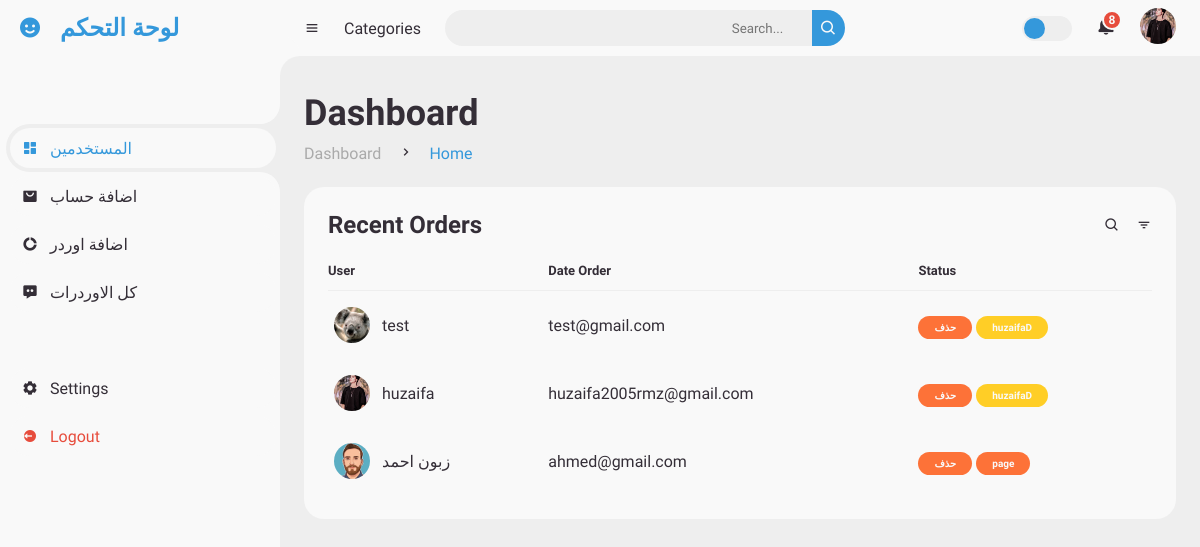
Screenshot of /controle/col.php (signed in) with the database file from the repository.
### tables this page shows
CREATE TABLE `user_form` (
  `id` int(100) NOT NULL,
  `name` varchar(100) NOT NULL,
  `email` varchar(100) NOT NULL,
  `password` varchar(100) NOT NULL,
  `image` varchar(100) NOT NULL,
  `usertype` varchar(255) NOT NULL
);

### controle/col.php (the view, shortened to what this page needs)
<?php
include '../login/config.php';
$user_id = $_SESSION['user_id'];
?>
								   <?php
							        $sqlimg = "SELECT * FROM `user_form` WHERE id = '$user_id'";
							        $resultimg = mysqli_query($conn, $sqlimg);
							         $img = mysqli_fetch_assoc($resultimg);
       								 ?>
<!DOCTYPE html>
<html lang="en">
<head>
	<link href='https://unpkg.com/boxicons@2.0.9/css/boxicons.min.css' rel='stylesheet'>
	<link rel="stylesheet" href="html/style.css?v=<?php echo time(); ?>">
</head>
<body>
	<section id="sidebar">
		<a href="col.php" class="brand">
			<i class='bx bxs-smile'></i>
			<span class="text">لوحة التحكم</span>
		</a>
		<ul class="side-menu top">
			<li class="active">
				<a href="conl.php">
					<i class='bx bxs-dashboard' ></i>
					<span class="text">المستخدمين</span>
				</a>
			</li>
			<li>
				<a href="addAccunt.php">
					<i class='bx bxs-shopping-bag-alt' ></i>
					<span class="text">اضافة حساب </span>
				</a>
			</li>
			<li>
				<a href="create-new-order.php">
					<i class='bx bxs-doughnut-chart' ></i>
					<span class="text">اضافة اوردر</span>
				</a>
			</li>
			<li>
				<a href="index.php">
					<i class='bx bxs-message-dots' ></i>
					<span class="text">كل الاوردرات </span>
				</a>
			</li>
		</ul>
		<ul class="side-menu">
			<li>
				<a href="../login/Home.php">
					<i class='bx bxs-cog' ></i>
					<span class="text">Settings</span>
				</a>
			</li>
			<li>
				<a href="../login/Home.php" class="logout">
					<i class='bx bxs-log-out-circle' ></i>
					<span class="text">Logout</span>
				</a>
			</li>
		</ul>
	</section>
	<section id="content">
		<nav>
			<i class='bx bx-menu' ></i>
			<a href="#" class="nav-link">Categories</a>
			<form action="#">
				<div class="form-input">
					<input type="search" placeholder="Search...">
					<button type="submit" class="search-btn"><i class='bx bx-search' ></i></button>
				</div>
			</form>
			<label for="switch-mode" class="switch-mode"></label>
			<a href="#" class="notification">
				<span class="num">8</span>
			</a>
			<a href="#" class="profile">
				<img src="../login/uploaded_img/<?php echo $img['image'] ?>">
			</a>
		</nav>
		<main>
			<div class="head-title">
				<div class="left">
					<h1>Dashboard</h1>
					<ul class="breadcrumb">
						<li>
							<a href="#">Dashboard</a>
						</li>
						<li><i class='bx bx-chevron-right' ></i></li>
						<li>
							<a class="active" href="#">Home</a>
						</li>
					</ul>
				</div>
			</div>
			<div class="table-data">
				<div class="order">
					<div class="head">
						<h3>Recent Orders</h3>
						<i class='bx bx-search' ></i>
						<i class='bx bx-filter' ></i>
					</div>
					<table>
						<thead>
							<tr>
								<th>User</th>
								<th>Date Order</th>
								<th>Status</th>
							</tr>
						</thead>
								   <?php
							        $sql = "SELECT * FROM `user_form` ";
							        $result = mysqli_query($conn, $sql);
							        while ($row = mysqli_fetch_assoc($result)) {
       								 ?>
						<tbody>
							<tr>
								<td>
									<img src="../login/uploaded_img/<?php echo $row['image'] ?>">
									<p><?php echo $row['name'] ?></p>
								</td>
								<td><?php echo $row['email'] ?></td>
								<td><a href="delete-user.php?id=<?php echo $row['id'] ?>" > <span class="status pending">حذف</span></a>
									<span class="status <?php
								 if($row['usertype'] === "huzaifaD"){
								 	echo "process";
								 }elseif ($row['usertype'] === "page") {
								 	echo "pending";
								 } else {
								 	echo "completed";
								 }
								  ?>"><?php echo $row['usertype']
								?></span>
								</td>
							</tr>
						<?php } ?>
						</tbody>
					</table>
				</div>
			</div>
		</main>
	</section>
</body>
</html>

### rows the page displays
user_form: image (picture), name "huzaifa", email "huzaifa2005rmz@gmail.com", usertype "huzaifaD"
user_form: image (picture), name "test", email "test@gmail.com", usertype "huzaifaD"
user_form: image (picture), name "زبون احمد", email "ahmed@gmail.com", usertype "page"
